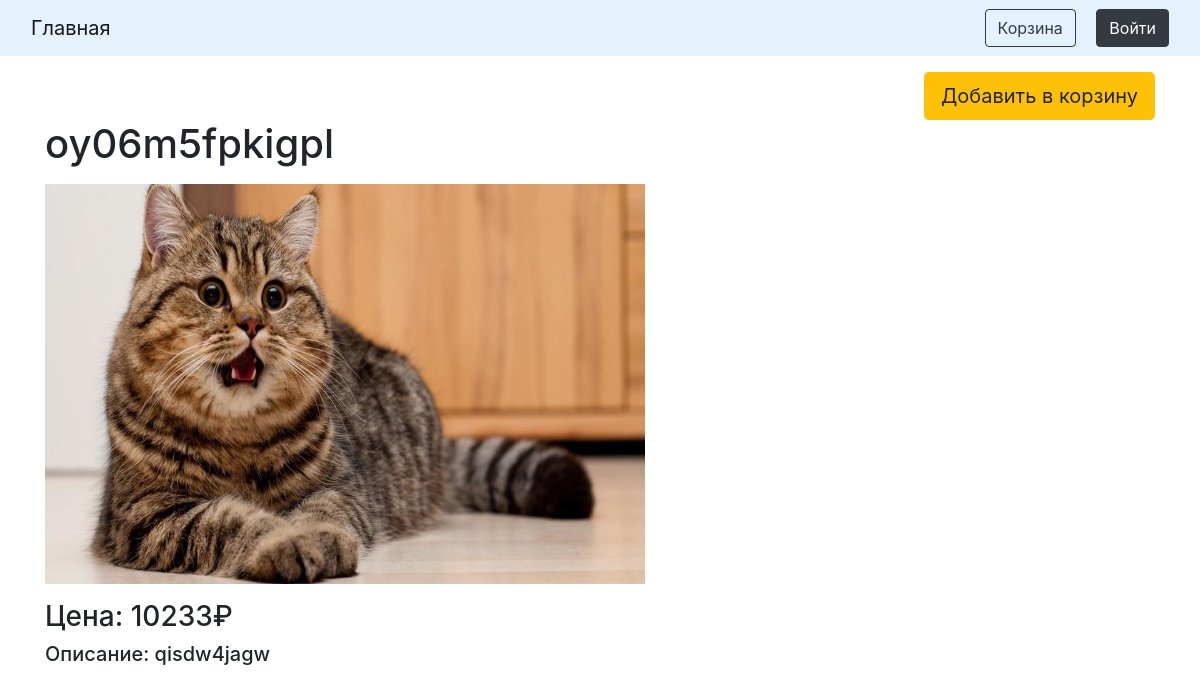
/product/20241, run on the app's committed database.
### data/products.py (models this page shows)
class Product(SqlAlchemyBase):
    __tablename__ = 'products'
    id = sqlalchemy.Column(sqlalchemy.Integer, index=True,
                           primary_key=True, autoincrement=True)
    image = sqlalchemy.Column(sqlalchemy.String, nullable=True, default="")
    name = sqlalchemy.Column(sqlalchemy.String, nullable=False, default="")
    price = sqlalchemy.Column(sqlalchemy.Integer, nullable=False, default=0)
    description = sqlalchemy.Column(sqlalchemy.Text, default="Описание отсутствует")

### main.py (the view)
@app.route('/product/<int:product_id>', methods=['GET', 'POST'])
def show_selected_product(product_id):
    db_sess = db_session.create_session()
    product = db_sess.query(Product).filter(Product.id == product_id).first()
    return render_template("product.html", product_id=product_id, name=product.name, price=product.price,
                           image=product.image, description=product.description)

### data/db_session.py (called while the page is built)
def create_session() -> Session:
    global __factory
    return __factory()

### main.py (called while the page is built)
@app.before_request
def before_request():
    session.permanent = True
    app.permanent_session_lifetime = timedelta(days=31)

### templates/product.html
{% extends "base.html" %}
{% block content %}
<div>
    <div align="right" class="mt-3">
        <a href="/add_to_cart/{{ product_id }}"  class="btn btn-lg btn-warning">Добавить в корзину</a>
    </div>
    <h1 class="mb-3">{{name}}</h1>
    <img class="mb-3" src="/static/img/{{image}}" height="400" width="600">
    <h3>Цена: {{price}}₽</h3>
    <h5>Описание: {{description}}</h5>
</div>
{% endblock %}

### data on the page
Product: name "oy06m5fpkigpl", image (picture), price "10233", description "qisdw4jagw"
